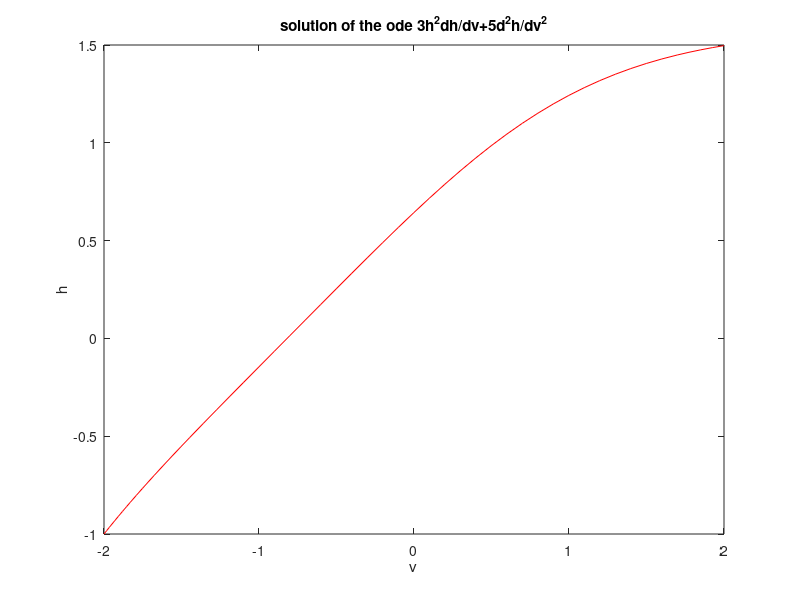

Write MATLAB code to recreate this figure.
% let f1=h
%f2=dh/dv
% then f1'=h'=f2

% now f2'=d^2h/dv^2=h''
% from the second order ode,obtained
% 5*f2'=-3*f1^2*f2
% f2'=-3*f1*f2/5
% hence
% f1'=f2
% f2'=-3*f1*f2/5



% define the anonymous function diffeq
% as f(2)=f2 and f(1)=f1 ,f2 is the right hand side of f1' and 
% -3*f(1)^2*f(2)/5 is the right hand side of f2'
diffeq=@(v,f) [f(2); -3*f(1)^2*f(2)/5]; 

% define the initial conditions
vspan=[-2,2];
f0=[-1;1]; % as f1=h and f2=dh/dv

% find the solution of the ode
% here f is a matrix of order length(vspan)*2
% first column of f corresponds to the solution of f1 i.e h
% second column corresponds to the solution f2

[v,f]=ode45(diffeq,vspan,f0); 


% plot
plot(v,f(:,1),'-r')
xlabel("v")
ylabel("h")
title("solution of the ode 3h^2dh/dv+5d^2h/dv^2")
